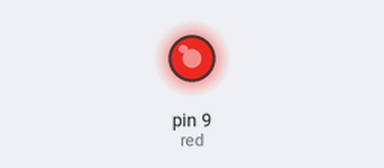
Simulated run of this sketch. Board: Arduino Uno, built for the host (arithmetic inside an expression is 32-bit, double 64-bit). Shown: output pins drawn as LEDs (lit = HIGH).

Above: at 0.1 s.
Timing chart, 0 to 1.6 s (numbered marks = the images above):
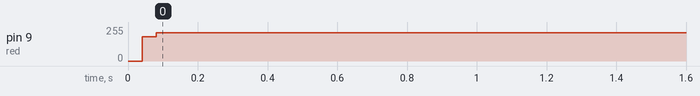

Measured:
- by itself, pin 9 (red): 0/255 → 213/255 at 0.04 s

The sketch:

advancedswep4.ino
```cpp
int red = 9;
int buzzer = 10;
void setup() {
  // put your setup code here, to run once:
  pinMode(red, OUTPUT);
}

void loop() {
  // put your main code here, to run repeatedly:
  for (int volt = 0; volt <= 255; volt+=5) {
    analogWrite(red, volt);
//    analogWrite(buzzer, volt);

//    analogWrite(buzzer, 255);
  }


}
```
